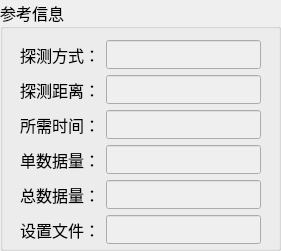
  <widget class="QGroupBox" name="refInfoGroupBox">
   <property name="geometry">
    <rect>
     <x>460</x>
     <y>40</y>
     <width>281</width>
     <height>251</height>
    </rect>
   </property>
   <property name="font">
    <font>
     <family>微软雅黑</family>
     <pointsize>12</pointsize>
    </font>
   </property>
   <property name="title">
    <string>参考信息</string>
   </property>
   <widget class="QWidget" name="verticalLayoutWidget_3">
    <property name="geometry">
     <rect>
      <x>20</x>
      <y>40</y>
      <width>241</width>
      <height>204</height>
     </rect>
    </property>
    <layout class="QVBoxLayout" name="verticalLayout_9">
     <item>
      <layout class="QHBoxLayout" name="horizontalLayout_13">
       <item>
        <widget class="QLabel" name="label_2">
         <property name="font">
          <font>
           <family>微软雅黑</family>
           <pointsize>12</pointsize>
           <weight>50</weight>
           <bold>false</bold>
          </font>
         </property>
         <property name="text">
          <string>探测方式：</string>
         </property>
        </widget>
       </item>
       <item>
        <widget class="QLineEdit" name="detectModeDispLineEdit">
         <property name="enabled">
          <bool>false</bool>
         </property>
         <property name="font">
          <font>
           <pointsize>11</pointsize>
          </font>
         </property>
         <property name="focusPolicy">
          <enum>Qt::StrongFocus</enum>
         </property>
         <property name="contextMenuPolicy">
          <enum>Qt::DefaultContextMenu</enum>
         </property>
         <property name="text">
          <string/>
         </property>
         <property name="frame">
          <bool>true</bool>
         </property>
        </widget>
       </item>
      </layout>
     </item>
     <item>
      <layout class="QHBoxLayout" name="horizontalLayout_18">
       <item>
        <widget class="QLabel" name="label_6">
         <property name="font">
          <font>
           <family>微软雅黑</family>
           <pointsize>12</pointsize>
           <weight>50</weight>
           <bold>false</bold>
          </font>
         </property>
         <property name="text">
          <string>探测距离：</string>
         </property>
        </widget>
       </item>
       <item>
        <widget class="QLineEdit" name="detectRangeDispLineEdit">
         <property name="enabled">
          <bool>false</bool>
         </property>
         <property name="font">
          <font>
           <pointsize>11</pointsize>
          </font>
         </property>
         <property name="focusPolicy">
          <enum>Qt::StrongFocus</enum>
         </property>
         <property name="contextMenuPolicy">
          <enum>Qt::DefaultContextMenu</enum>
         </property>
         <property name="text">
          <string/>
         </property>
         <property name="frame">
          <bool>true</bool>
         </property>
        </widget>
       </item>
      </layout>
     </item>
     <item>
      <layout class="QHBoxLayout" name="horizontalLayout_14">
       <item>
        <widget class="QLabel" name="label_3">
         <property name="font">
          <font>
           <family>微软雅黑</family>
           <pointsize>12</pointsize>
           <weight>50</weight>
           <bold>false</bold>
          </font>
         </property>
         <property name="text">
          <string>所需时间：</string>
         </property>
        </widget>
       </item>
       <item>
        <widget class="QLineEdit" name="totalTimeDispLineEdit">
         <property name="enabled">
          <bool>false</bool>
         </property>
         <property name="text">
          <string/>
         </property>
        </widget>
       </item>
      </layout>
     </item>
     <item>
      <layout class="QHBoxLayout" name="horizontalLayout_15">
       <item>
        <widget class="QLabel" name="label_4">
         <property name="font">
          <font>
           <family>微软雅黑</family>
           <pointsize>12</pointsize>
           <weight>50</weight>
           <bold>false</bold>
          </font>
         </property>
         <property name="text">
          <string>单数据量：</string>
         </property>
        </widget>
       </item>
       <item>
        <widget class="QLineEdit" name="singleFileSizeDispLineEdit">
         <property name="enabled">
          <bool>false</bool>
         </property>
         <property name="contextMenuPolicy">
          <enum>Qt::PreventContextMenu</enum>
         </property>
         <property name="text">
          <string/>
         </property>
         <property name="readOnly">
          <bool>false</bool>
         </property>
        </widget>
       </item>
      </layout>
     </item>
     <item>
      <layout class="QHBoxLayout" name="horizontalLayout_16">
       <item>
        <widget class="QLabel" name="label_5">
         <property name="font">
          <font>
           <family>微软雅黑</family>
           <pointsize>12</pointsize>
           <weight>50</weight>
           <bold>false</bold>
          </font>
         </property>
         <property name="text">
          <string>总数据量：</string>
         </property>
        </widget>
       </item>
       <item>
        <widget class="QLineEdit" name="totalFileSizeDispLineEdit">
         <property name="enabled">
          <bool>false</bool>
         </property>
         <property name="text">
          <string/>
         </property>
        </widget>
       </item>
      </layout>
     </item>
     <item>
      <layout class="QHBoxLayout" name="horizontalLayout_19">
       <item>
        <widget class="QLabel" name="label_21">
         <property name="font">
          <font>
           <family>微软雅黑</family>
           <pointsize>12</pointsize>
           <weight>50</weight>
           <bold>false</bold>
          </font>
         </property>
         <property name="text">
          <string>设置文件：</string>
         </property>
        </widget>
       </item>
       <item>
        <widget class="QLineEdit" name="settingFilePathDispLineEdit">
         <property name="enabled">
          <bool>false</bool>
         </property>
         <property name="text">
          <string/>
         </property>
        </widget>
       </item>
      </layout>
     </item>
    </layout>
   </widget>
  </widget>
